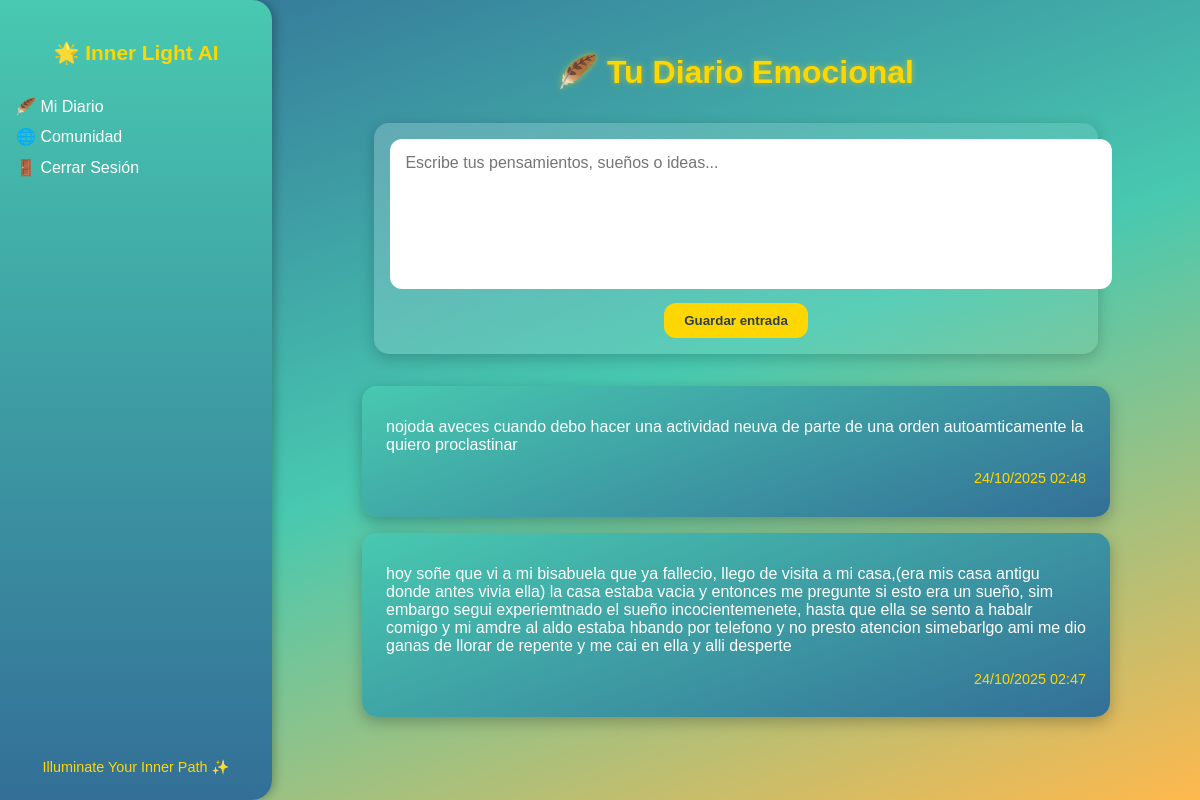
Before: /journal/ (signed in) with the older database file.
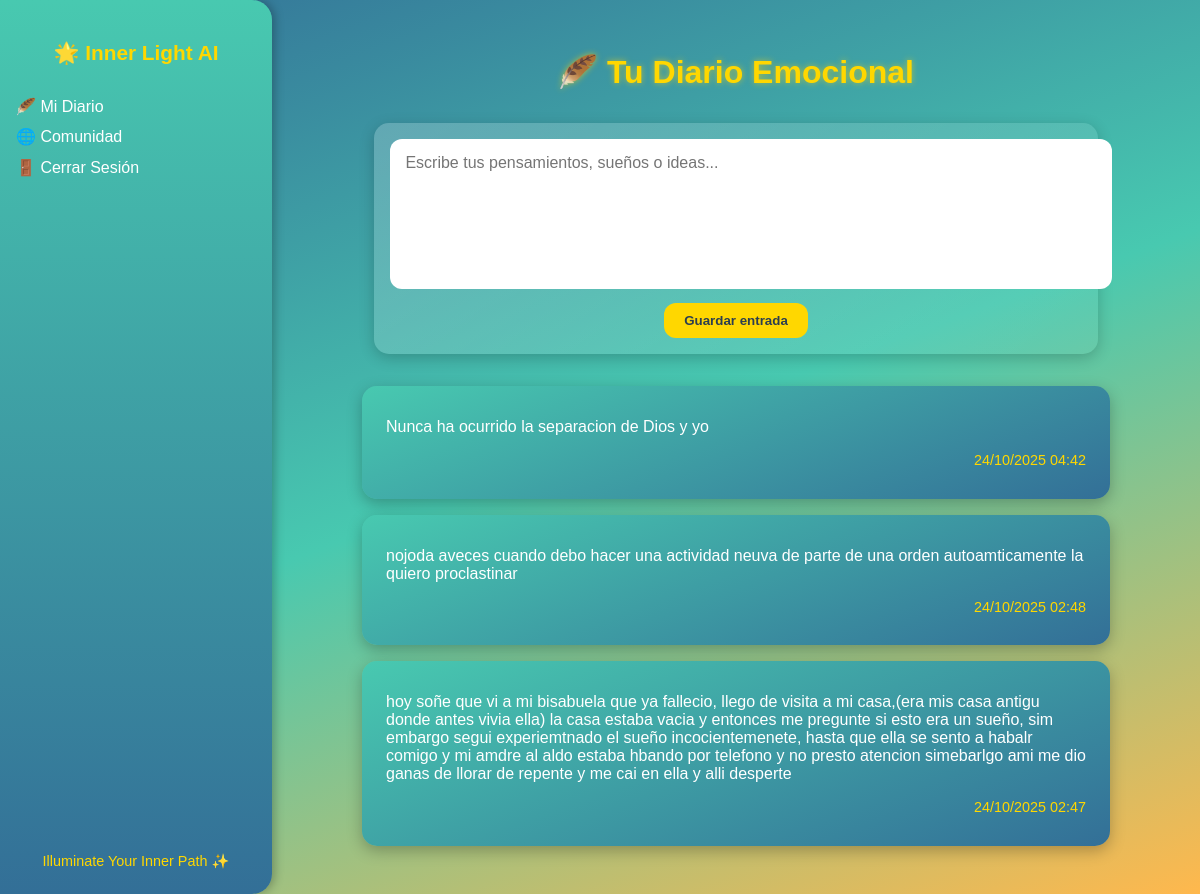
After: the same page with the newer database file.
### journal/models.py (models this page shows, shortened)
class JournalEntry(models.Model):
    user = models.ForeignKey(User, on_delete=models.CASCADE)
    content = models.TextField()
    created_at = models.DateTimeField(auto_now_add=True)

### journal/views.py (the view)
# urls.py: path('', views.journal_list, name='list'),
@login_required
def journal_list(request):
    entries = JournalEntry.objects.filter(user=request.user).order_by('-created_at')
    if request.method == 'POST':
        content = request.POST.get('content')
        if content:
            JournalEntry.objects.create(user=request.user, content=content)
            return redirect('journal:list')
    return render(request, 'journal/journal_list.html', {'entries': entries})

### journal/templates/journal/journal_list.html (shortened to what this page needs)
{% load static %}
<!DOCTYPE html>
<html lang="es">
<head>
</head>
<body>
    <div class="sidebar">
        <div>
            <h2>🌟 Inner Light AI</h2>
            <a href="{% url 'journal:list' %}">🪶 Mi Diario</a>
            <a href="{% url 'journal:community' %}">🌐 Comunidad</a>
            <a href="{% url 'logout' %}">🚪 Cerrar Sesión</a>
        </div>
        <div class="sidebar-footer">
            Illuminate Your Inner Path ✨
        </div>
    </div>
    <div class="main">
        <h1>🪶 Tu Diario Emocional</h1>
        <form method="POST" action="{% url 'journal:add' %}">
            <textarea name="content" placeholder="Escribe tus pensamientos, sueños o ideas..."></textarea>
            <button type="submit">Guardar entrada</button>
        </form>
        {% for entry in entries %}
            <div class="entry">
                <p>{{ entry.content }}</p>
                <p class="entry-date">{{ entry.created_at|date:"d/m/Y H:i" }}</p>
            </div>
        {% empty %}
            <p>No hay entradas todavía. 🌱</p>
        {% endfor %}
    </div>
</body>
</html>

Changed rows visible on the page:
added JournalEntry: content "Nunca ha ocurrido la separacion de Dios y yo", created_at "24/10/2025 04:42"
